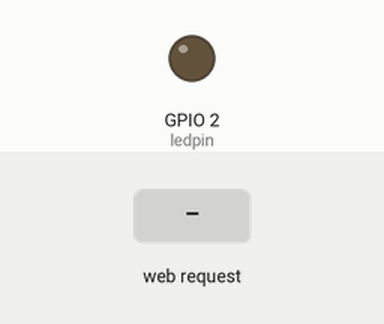
Simulated run of this sketch. Board: ESP32. Shown: output pins drawn as LEDs (lit = HIGH). The inputs (shaded band) are chosen by the test bench. WiFi joins after 1.5 s; servers stay silent unless stated; what the sketch prints to the serial monitor is not drawn.

Above: at 2.7 s.
2.8 s: HTTP request GET /led/on received
At 4.0 s:
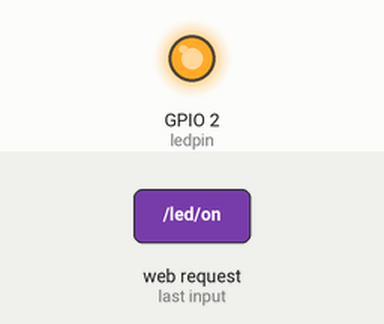
4.3 s: HTTP request GET /led/off received
At 5.2 s:
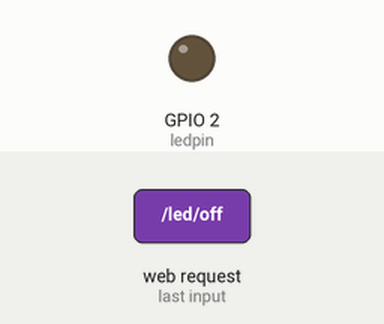
Timing chart, 0 to 7.3 s (numbered marks = the images above; inputs shaded):
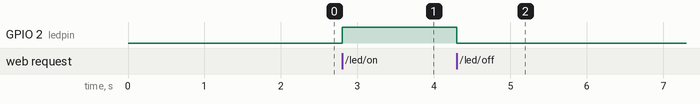

Measured:
- after the input at 2.8 s, GPIO 2 (ledpin): LOW → HIGH at once
- after the input at 4.3 s, GPIO 2 (ledpin): HIGH → LOW at once

The sketch:

esp_station_mode.ino
```cpp
#include<WiFi.h>
#include<WebServer.h>

//Acess point
 const char* ssid = "realme P1 5G 1841";
 const char* password = "111111111";

 WebServer server(80);

//define led pin
const int ledpin = 2;
bool ledstate = LOW;

const char* htmlPage = R"rawliteral(
<!DOCTYPE html>
<html>
<head>
<title>ESP LED CONTROL</title>
<style>
body{
  font-family: Arial, sans-serif;
  text-align: center;
  background-color:#f0f0f0;
  margin-top: 50px;

}
h1{
  color : #333;
}
.button{
  padding: 16px 36px;
  margin: 20px;
  font-size: 20px;
  border-radius: 10px;
  cursor:pointer;
  transistion: background 0.3s;

}
on.{
  background-color: #4CAF50;
  color:white;
}
.on:hover{
  background-color: #008000;

}
.off:hover {
  background-color: #f44336;

}
.off:hover {
  background-color: #da190b;

}
</style>
</head>
<body>
<h1>ESP LED CONTROL</h1>
<p><strong>Status:</strong><span id ="ledstate">%STATE%</span></p>
<button class ="button on" onclick="location.href='/led/on'">Turn ON</button>
<button class ="button off" onclick="location.href='/led/off'">Turn OFF</button>
</body>
<html>
)rawliteral";

void handleRoot(){
  String html = htmlPage;
  html.replace("%STATE%",ledstate ? "on":"OFF");
  server.send(200,"text/html",html);
}
void handleLedOn(){
  digitalWrite(ledpin,HIGH);
  ledstate = true;
  handleRoot();
}
void handleLedOff(){
  digitalWrite(ledpin,LOW);
  ledstate = false;
  handleRoot();
}
void setup(){
  Serial.begin(115200);
  pinMode(ledpin,OUTPUT);
  digitalWrite(ledpin,ledstate);

WiFi.mode(WIFI_STA);
WiFi.begin(ssid,password);
Serial.print("Connnecting to Wifi");
while(WiFi.status() != WL_CONNECTED){
  delay(500);
  Serial.print(".");
}
Serial.println("\nWiFi Connected");
Serial.print("IP Address: ");
Serial.println(WiFi.localIP());

server.on("/", handleRoot);
server.on("/led/on", handleLedOn);
server.on("/led/off", handleLedOff);
server.begin();
}
void loop(){
  server.handleClient();
}
```
